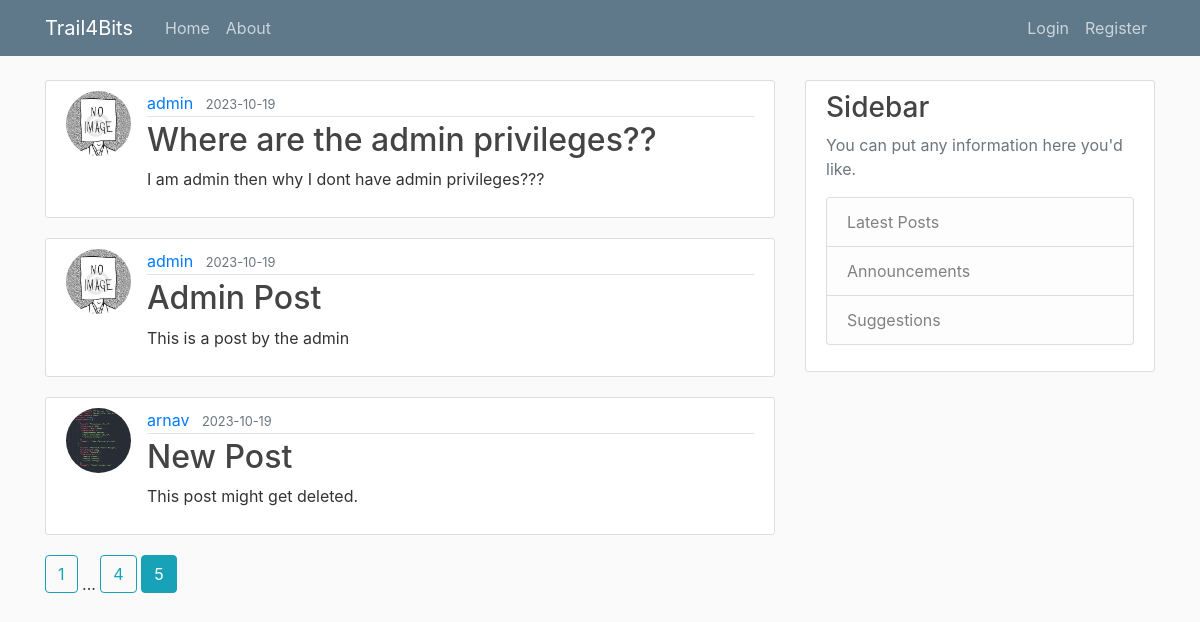
/home?page=5, run on the app's committed database.
### flaskblog/models.py (models this page shows, shortened)
class Post(db.Model):
    id=db.Column(db.Integer, primary_key=True)
    title= db.Column(db.String(120), nullable=False)
    content= db.Column(db.Text, nullable=False)
    date_posted= db.Column(db.DateTime, nullable=False, default=datetime.utcnow)
    user_id= db.Column(db.Integer, db.ForeignKey('user.id'), nullable=False)

class User(db.Model, UserMixin):
    id=db.Column(db.Integer, primary_key=True, )
    username= db.Column(db.String(20), unique=True, nullable=False )
    email=db.Column(db.String(120), nullable=False)
    image_file=db.Column(db.String(120), nullable=False, default='default.jpg')
    password=db.Column(db.String(60), nullable=False)
    posts=db.relationship('Post', backref='author', lazy=True)

### flaskblog/main/routes.py (the view)
@main.route("/")
@main.route("/home")
def home():
    page=request.args.get('page', 1, type=int)
    posts  = Post.query.order_by(Post.date_posted.desc()).paginate(per_page=3 , page=page)
    return render_template('home.html', posts=posts, title='Home')

### flaskblog/templates/home.html
{% extends "layout.html"%}
{% block content %}
    {% for post in posts%}
    <article class="media content-section">
        <img class="rounded-circle article-img" src="{{ url_for('static', filename='Profile_Pictures/' + post.author.image_file) }} ">
        <div class="media-body">
          <div class="article-metadata">
            <a class="mr-2" href="{{ url_for('users.user_posts', username=post.author.username) }}">{{ post.author.username}}</a>
            <small class="text-muted">{{ post.date_posted.strftime('%Y-%m-%d') }}</small>
          </div>
          <h2><a class="article-title" href="{{ url_for('posts.post', post_id=post.id) }}">{{ post.title }}</a></h2>
          <p class="article-content">{{ post.content }}</p>
        </div>
    </article>
    {% endfor %}
    {% for page_num in posts.iter_pages(left_edge=1, right_edge=1, left_current=1, right_current=1) %}
      {% if page_num %}
        {% if posts.page == page_num %}
          <a class="btn btn-info mb-4" href="{{ url_for('main.home', page=page_num) }}">{{ page_num }}</a>
        {% else %}
          <a class="btn btn-outline-info mb-4" href="{{ url_for('main.home', page=page_num) }}">{{ page_num }}</a>
        {% endif %}
      {% else %}
        ...
      {% endif %}
    {% endfor %}
{% endblock content%}

### flaskblog/static/main.css (style rules this page uses)
body { background: #fafafa; color: #333333; margin-top: 5rem; }
h1, h2, h3, h4, h5, h6 { color: #444444; }
.content-section { background: #ffffff; padding: 10px 20px; border: 1px solid #dddddd; border-radius: 3px; margin-bottom: 20px; }
.article-title { color: #444444; }
.article-content { white-space: pre-line; }
.article-img { height: 65px; width: 65px; margin-right: 16px; }
.article-metadata { padding-bottom: 1px; margin-bottom: 4px; border-bottom: 1px solid #e3e3e3 }

### data on the page
Post: image_file (placeholder picture), author.username "admin", date_posted "2023-10-19", title "Where are the admin privileges??", content "I am admin then why I dont have admin privileges???"
Post: image_file (placeholder picture), author.username "admin", date_posted "2023-10-19", title "Admin Post", content "This is a post by the admin"
Post: image_file (picture), author.username "arnav", date_posted "2023-10-19", title "New Post", content "This post might get deleted."

### other printed values
{{ page_num }} "1" "4"
{{ page_num }} "5"
